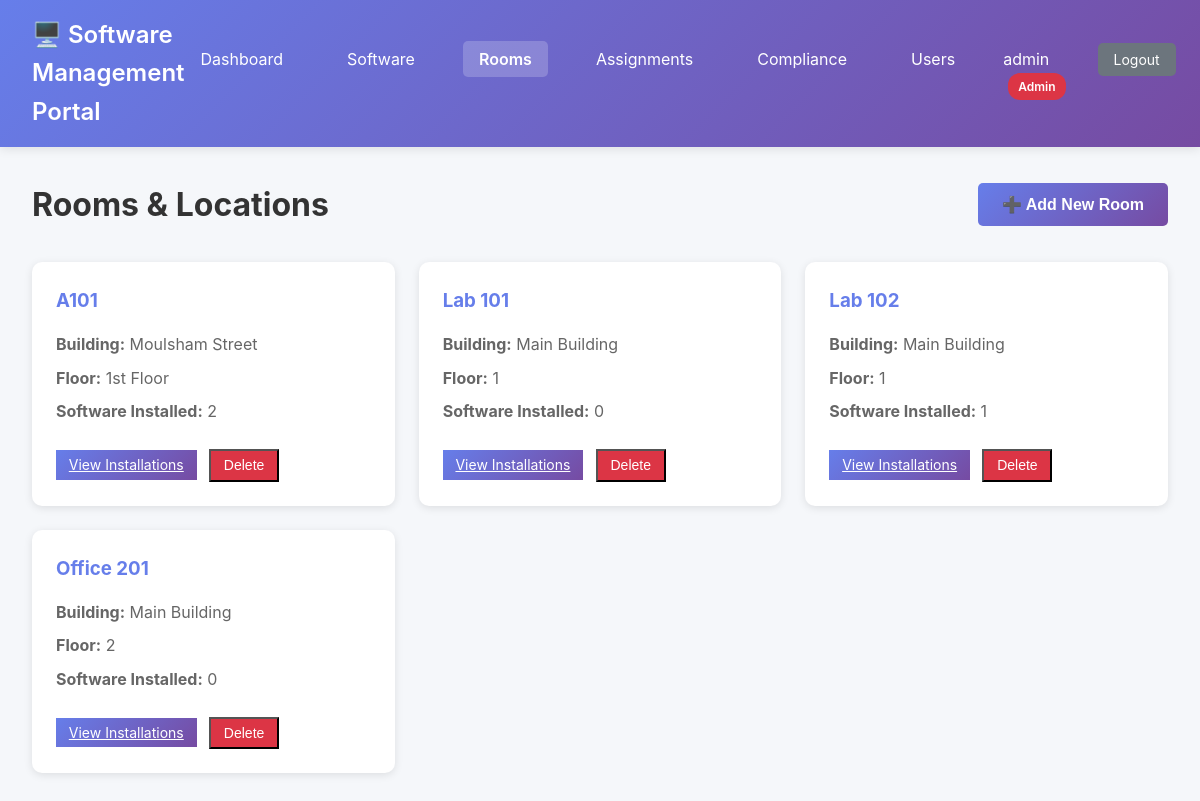
Page /rooms (signed in) on the committed database.
### tables this page shows
CREATE TABLE users (
    id INTEGER PRIMARY KEY AUTOINCREMENT,
    username TEXT NOT NULL UNIQUE,
    password_hash TEXT NOT NULL,
    full_name TEXT,
    email TEXT,
    is_superuser BOOLEAN DEFAULT 0,
    created_at TIMESTAMP DEFAULT CURRENT_TIMESTAMP,
    last_login TIMESTAMP
);

CREATE TABLE rooms (
    id INTEGER PRIMARY KEY AUTOINCREMENT,
    room_name TEXT NOT NULL UNIQUE,
    building TEXT,
    floor TEXT,
    created_at TIMESTAMP DEFAULT CURRENT_TIMESTAMP
);

### app.py (the view)
@app.route('/rooms')
@login_required
def rooms_list():
    conn = get_db()
    cursor = conn.cursor()
    cursor.execute('''
        SELECT r.*, COUNT(i.id) as software_count
        FROM rooms r LEFT JOIN installations i ON r.id = i.room_id
        GROUP BY r.id ORDER BY r.room_name
    ''')
    rooms = cursor.fetchall()
    conn.close()
    return render_template('rooms_list.html', rooms=rooms)

### app.py (called while the page is built)
@login_manager.user_loader
def load_user(user_id):
    conn = get_db()
    cursor = conn.cursor()
    cursor.execute('SELECT id, username, full_name, is_superuser FROM users WHERE id = ?', (user_id,))
    user_data = cursor.fetchone()
    conn.close()
    if user_data:
        return User(user_data['id'], user_data['username'], user_data['full_name'], user_data['is_superuser'])
    return None

@app.context_processor
def inject_pending_assignments():
    if current_user.is_authenticated:
        conn = get_db()
        cursor = conn.cursor()
        cursor.execute('''
            SELECT COUNT(*) as count
            FROM assignments
            WHERE assigned_to = ? AND status = 'pending'
        ''', (current_user.id,))
        result = cursor.fetchone()
        conn.close()
        return {'pending_assignments_count': result['count'] if result else 0}
    return {'pending_assignments_count': 0}

def get_db():
    conn = sqlite3.connect(DB_PATH)
    conn.row_factory = sqlite3.Row
    return conn

### templates/rooms_list.html (shortened to what this page needs)
<!DOCTYPE html>
<html lang="en">
<head>
    <link rel="stylesheet" href="{{ url_for('static', filename='style.css') }}">
</head>
<body>
    <nav class="navbar">
        <div class="nav-brand">
            <h1>🖥️ Software Management Portal</h1>
        </div>
        <ul class="nav-menu">
            <li><a href="{{ url_for('index') }}">Dashboard</a></li>
            <li><a href="{{ url_for('software_list') }}">Software</a></li>
            <li><a href="{{ url_for('rooms_list') }}" class="active">Rooms</a></li>
            <li><a href="{{ url_for('my_assignments') }}">{% if current_user.is_superuser %}Assignments{% else %}My Assignments{% endif %}</a></li>
            {% if current_user.is_superuser %}
            <li><a href="{{ url_for('compliance_report') }}">Compliance</a></li>
            <li><a href="{{ url_for('users_list') }}">Users</a></li>
            {% endif %}
            <li class="user-info">
                {{ current_user.username }}
                {% if current_user.is_superuser %}
                <span class="badge badge-admin">Admin</span>
                {% endif %}
            </li>
            <li><a href="{{ url_for('logout') }}" class="btn-sm btn-secondary">Logout</a></li>
        </ul>
    </nav>
    <div class="container">
        <div class="page-header">
            <h2>Rooms & Locations</h2>
            {% if current_user.is_superuser %}
            <button class="btn btn-primary" onclick="showAddRoomModal()">➕ Add New Room</button>
            {% endif %}
        </div>
        <div class="rooms-grid">
            {% for room in rooms %}
            <div class="room-card">
                <h3>{{ room.room_name }}</h3>
                <p><strong>Building:</strong> {{ room.building or 'N/A' }}</p>
                <p><strong>Floor:</strong> {{ room.floor or 'N/A' }}</p>
                <p><strong>Software Installed:</strong> {{ room.software_count }}</p>
                <a href="{{ url_for('room_details', room_id=room.id) }}" class="btn-sm btn-primary">View Installations</a>
                {% if current_user.is_superuser %}
                <form method="post" action="{{ url_for('delete_room', room_id=room.id) }}" style="display:inline; margin-left:8px;" onsubmit="return confirm('Delete {{ room.room_name }}? This will fail if installations exist.');">
                    <button type="submit" class="btn-sm btn-danger">Delete</button>
                </form>
                {% endif %}
            </div>
            {% endfor %}
        </div>
    </div>
</body>
</html>

### static/style.css (style rules this page uses)
* { margin: 0; padding: 0; box-sizing: border-box; }
body { font-family: -apple-system, BlinkMacSystemFont, 'Segoe UI', Roboto, 'Helvetica Neue', Arial, sans-serif; background: #f5f7fa; color: #333; line-height: 1.6; }
.navbar { background: linear-gradient(135deg, #667eea 0%, #764ba2 100%); color: white; padding: 1rem 2rem; box-shadow: 0 2px 10px rgba(0,0,0,0.1); display: flex; justify-content: space-between; align-items: center; }
.nav-brand h1 { font-size: 1.5rem; font-weight: 600; }
.nav-menu { display: flex; list-style: none; gap: 2rem; }
.nav-menu a { color: white; text-decoration: none; padding: 0.5rem 1rem; border-radius: 5px; transition: background 0.3s; position: relative; }
.nav-menu a.active { background: rgba(255,255,255,0.2); font-weight: 600; }
.badge { background: #ff4444; color: white; padding: 2px 8px; border-radius: 12px; font-size: 0.75rem; margin-left: 5px; }
.container { max-width: 1400px; margin: 2rem auto; padding: 0 2rem; }
.page-header { display: flex; justify-content: space-between; align-items: center; margin-bottom: 2rem; }
.page-header h2 { font-size: 2rem; color: #333; }
.badge { padding: 4px 10px; border-radius: 12px; font-size: 0.75rem; font-weight: 600; display: inline-block; white-space: nowrap; }
.badge-admin { background: #dc3545; color: white; }
.btn { padding: 0.75rem 1.5rem; border: none; border-radius: 5px; font-size: 1rem; font-weight: 600; cursor: pointer; transition: all 0.3s; text-decoration: none; display: inline-block; }
.btn-primary { background: linear-gradient(135deg, #667eea 0%, #764ba2 100%); color: white; }
.btn-secondary { background: #6c757d; color: white; }
.btn-danger { background: #dc3545; color: white; }
.btn-sm { padding: 0.4rem 0.8rem; font-size: 0.875rem; }
.rooms-grid { display: grid; grid-template-columns: repeat(auto-fill, minmax(280px, 1fr)); gap: 1.5rem; }
.room-card { background: white; padding: 1.5rem; border-radius: 10px; box-shadow: 0 2px 8px rgba(0,0,0,0.1); transition: transform 0.3s, box-shadow 0.3s; }
.room-card h3 { color: #667eea; margin-bottom: 1rem; }
.room-card p { margin: 0.5rem 0; color: #666; }
.room-card .btn-sm { margin-top: 1rem; }

### rows in the picture
users: username "admin"
rooms: room_name "A101", building "Moulsham Street", floor "1st Floor", software_count "2"
rooms: room_name "Lab 101", building "Main Building", floor "1", software_count "0"
rooms: room_name "Lab 102", building "Main Building", floor "1", software_count "1"
rooms: room_name "Office 201", building "Main Building", floor "2", software_count "0"
